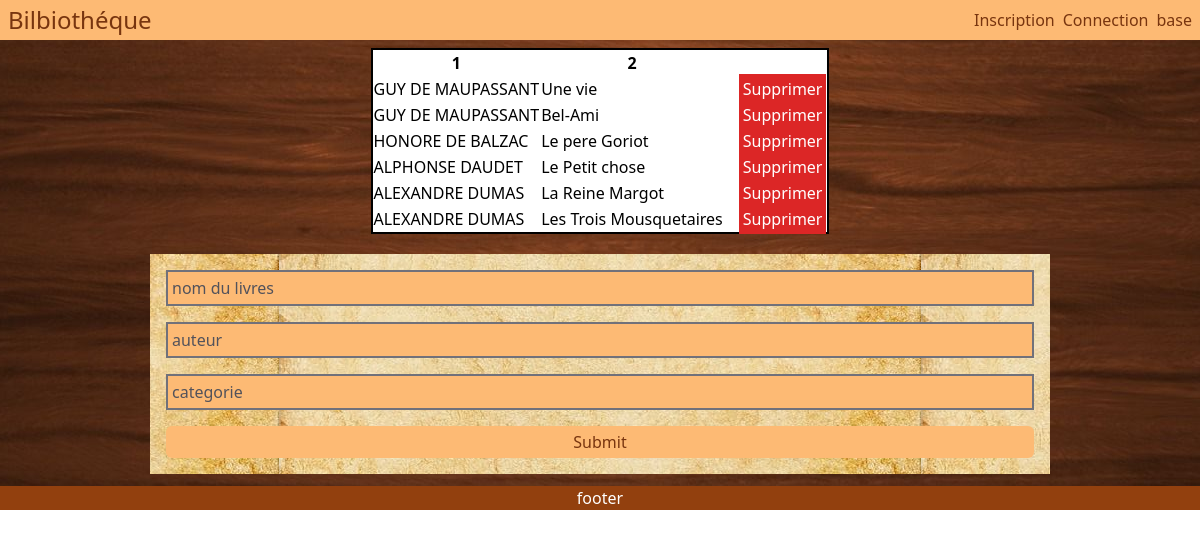
/update.php, run on the app's committed database.
### tables this page shows
CREATE TABLE livre (
  id_livre INT(3) NOT NULL AUTO_INCREMENT,
  auteur VARCHAR(25) NOT NULL,
  titre VARCHAR(30) NOT NULL,
  PRIMARY KEY (id_livre)
);

### dbLivre.php (called while the page is built)
<?php
$pdo = new PDO("mysql:host=localhost;dbname=bibliotheque","root2","pass");
$read = $pdo->query('SELECT * FROM livre');
$result = $read->fetchAll();

### update.php (the view, shortened to what this page needs)
<?php
include "./template/header.php";
require "dbLivre.php";
$str = "";
$str .= '<table class="border-2 border-black border-solid">';
$col = array_keys((array)$result[0]);
$str .= '<tr>';
for ($th = 2, $sth = count($col); $th < $sth; $th += 2) {
    $str .= '<th>' . $col[$th] . '</th>';
}
for ($i = 0, $size = count($result); $i < $size; ++$i) {
    $str .= '<tr >';
    for ($j = 1; $j < 10; ++$j) {
        $str .= '<td class="mr-2"><a href="./modifLivre.php?id_livre=' . $result[$i][0] . '">' . $result[$i][$j] . "</a></td>";
    }
    $str .= '<td class="mr-2"></a><a class="bg-red-600 text-white p-1" href="./suppLivre.php?id_livre=' . $result[$i][0] . '">Supprimer</a></td></tr>';
}
$str .= '</table>';
?>
<main class="bg-[url(../img/FondBoisVernis.jpg)] bg-center">
    <section class="w-full flex items-center justify-center">
        <div class="my-2 bg-white">
            <?php echo $str ?>
        </div>
    </section>
    <section class="flex justify-center items-center">
        <div class="bg-[url(../img/VieuxPapier.jpg)] bg-center my-3 p-2 w-3/4 flex flex-col place-content-center">
            <form action="update.php" method="post" class="flex flex-col space-y-2 w-full p-2">
                <input id="titre" name="titre" class="border-2 placeholder:text-zinc-600 border-zinc-500 bg-orange-300 p-1" type="text" placeholder="nom du livres" value="<?php echo @$_POST["titre"] ?>">
                <input id="auteur" name="auteur" class="border-2 placeholder:text-zinc-600 border-zinc-500 bg-orange-300 p-1" type="text" placeholder="auteur" value="<?php echo $_POST["auteur"] ?>">
                <input id="categorie" name="categorie" class="border-2 placeholder:text-zinc-600 border-zinc-500 bg-orange-300 p-1" type="text" placeholder="categorie" value="<?php echo $_POST["categorie"] ?>">
                <input name="submit" class="p-1 rounded-md cursor-pointer bg-orange-300 text-amber-900 disabled:text-black disabled:bg-slate-400 disabled:cursor-default" type="submit">
            </form>
        </div>
    </section>
</main>
<?php include "./template/footer.php"; ?>

### asset/css/out.css (style rules this page uses)
html, :host { line-height: 1.5; -webkit-text-size-adjust: 100%; -moz-tab-size: 4; -o-tab-size: 4; tab-size: 4; font-family: ui-sans-serif, system-ui, sans-serif, "Apple Color Emoji", "Segoe UI Emoji", "Segoe UI Symbol", "Noto Color Emoji"; font-feature-settings: normal; font-variation-settings: normal; -webkit-tap-highlight-color: transparent; }
body { margin: 0; line-height: inherit; }
a { color: inherit; text-decoration: inherit; }
table { text-indent: 0; border-color: inherit; border-collapse: collapse; }
button, input, optgroup, select, textarea { font-family: inherit; font-feature-settings: inherit; font-variation-settings: inherit; font-size: 100%; font-weight: inherit; line-height: inherit; letter-spacing: inherit; color: inherit; margin: 0; padding: 0; }
button, input:where([type='button']), input:where([type='reset']), input:where([type='submit']) { -webkit-appearance: button; background-color: transparent; background-image: none; }
input::placeholder, textarea::placeholder { opacity: 1; color: #9ca3af; }
.my-2 { margin-top: 0.5rem; margin-bottom: 0.5rem; }
.my-3 { margin-top: 0.75rem; margin-bottom: 0.75rem; }
.mr-2 { margin-right: 0.5rem; }
.flex { display: flex; }
.w-3\/4 { width: 75%; }
.w-full { width: 100%; }
.cursor-pointer { cursor: pointer; }
.flex-col { flex-direction: column; }
.place-content-center { place-content: center; }
.items-center { align-items: center; }
.justify-center { justify-content: center; }
.space-y-2 > :not([hidden]) ~ :not([hidden]) { --tw-space-y-reverse: 0; margin-top: calc(0.5rem * calc(1 - var(--tw-space-y-reverse))); margin-bottom: calc(0.5rem * var(--tw-space-y-reverse)); }
.rounded-md { border-radius: 0.375rem; }
.border-2 { border-width: 2px; }
.border-solid { border-style: solid; }
.border-black { --tw-border-opacity: 1; border-color: rgb(0 0 0 / var(--tw-border-opacity, 1)); }
.border-zinc-500 { --tw-border-opacity: 1; border-color: rgb(113 113 122 / var(--tw-border-opacity, 1)); }
.bg-orange-300 { --tw-bg-opacity: 1; background-color: rgb(253 186 116 / var(--tw-bg-opacity, 1)); }
.bg-red-600 { --tw-bg-opacity: 1; background-color: rgb(220 38 38 / var(--tw-bg-opacity, 1)); }
.bg-white { --tw-bg-opacity: 1; background-color: rgb(255 255 255 / var(--tw-bg-opacity, 1)); }
.bg-\[url\(\.\.\/img\/FondBoisVernis\.jpg\)\] { background-image: url(../img/FondBoisVernis.jpg); }
.bg-\[url\(\.\.\/img\/VieuxPapier\.jpg\)\] { background-image: url(../img/VieuxPapier.jpg); }
.bg-center { background-position: center; }
.p-1 { padding: 0.25rem; }
.p-2 { padding: 0.5rem; }
.text-amber-900 { --tw-text-opacity: 1; color: rgb(120 53 15 / var(--tw-text-opacity, 1)); }
.text-white { --tw-text-opacity: 1; color: rgb(255 255 255 / var(--tw-text-opacity, 1)); }
.placeholder\:text-zinc-600::placeholder { --tw-text-opacity: 1; color: rgb(82 82 91 / var(--tw-text-opacity, 1)); }

### data on the page
livre: auteur "GUY DE MAUPASSANT", titre "Une vie"
livre: auteur "GUY DE MAUPASSANT", titre "Bel-Ami"
livre: auteur "HONORE DE BALZAC", titre "Le pere Goriot"
livre: auteur "ALPHONSE DAUDET", titre "Le Petit chose"
livre: auteur "ALEXANDRE DUMAS", titre "La Reine Margot"
livre: auteur "ALEXANDRE DUMAS", titre "Les Trois Mousquetaires"

### other printed values
$col[$th] "1"
$col[$th] "2"
